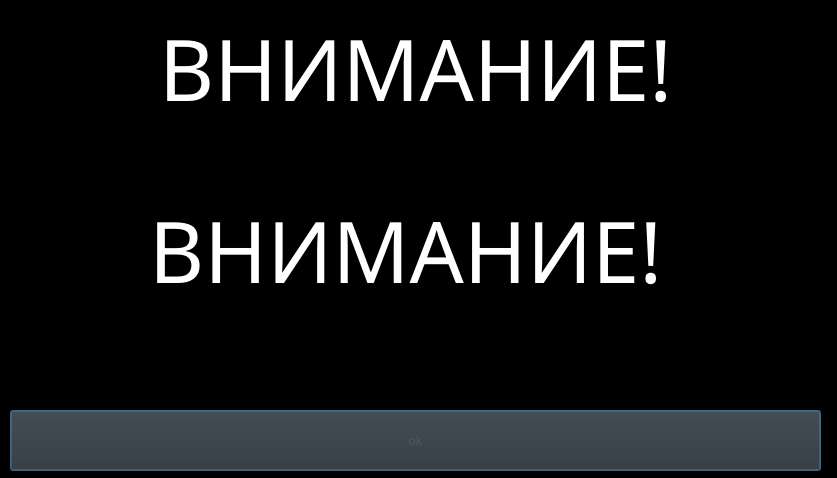
<?xml version="1.0" encoding="UTF-8"?>
<ui version="4.0">
 <class>AlarmDialog</class>
 <widget class="QDialog" name="AlarmDialog">
  <property name="geometry">
   <rect>
    <x>0</x>
    <y>0</y>
    <width>837</width>
    <height>478</height>
   </rect>
  </property>
  <property name="palette">
   <palette>
    <active>
     <colorrole role="Base">
      <brush brushstyle="SolidPattern">
       <color alpha="255">
        <red>249</red>
        <green>249</green>
        <blue>249</blue>
       </color>
      </brush>
     </colorrole>
     <colorrole role="Window">
      <brush brushstyle="SolidPattern">
       <color alpha="255">
        <red>0</red>
        <green>0</green>
        <blue>0</blue>
       </color>
      </brush>
     </colorrole>
    </active>
    <inactive>
     <colorrole role="Base">
      <brush brushstyle="SolidPattern">
       <color alpha="255">
        <red>249</red>
        <green>249</green>
        <blue>249</blue>
       </color>
      </brush>
     </colorrole>
     <colorrole role="Window">
      <brush brushstyle="SolidPattern">
       <color alpha="255">
        <red>0</red>
        <green>0</green>
        <blue>0</blue>
       </color>
      </brush>
     </colorrole>
    </inactive>
    <disabled>
     <colorrole role="Base">
      <brush brushstyle="SolidPattern">
       <color alpha="255">
        <red>0</red>
        <green>0</green>
        <blue>0</blue>
       </color>
      </brush>
     </colorrole>
     <colorrole role="Window">
      <brush brushstyle="SolidPattern">
       <color alpha="255">
        <red>0</red>
        <green>0</green>
        <blue>0</blue>
       </color>
      </brush>
     </colorrole>
    </disabled>
   </palette>
  </property>
  <property name="font">
   <font>
    <family>Furore</family>
   </font>
  </property>
  <property name="windowTitle">
   <string>Dialog</string>
  </property>
  <property name="modal">
   <bool>true</bool>
  </property>
  <widget class="QLabel" name="label">
   <property name="geometry">
    <rect>
     <x>10</x>
     <y>10</y>
     <width>811</width>
     <height>101</height>
    </rect>
   </property>
   <property name="font">
    <font>
     <family>Furore</family>
     <pointsize>64</pointsize>
    </font>
   </property>
   <property name="layoutDirection">
    <enum>Qt::LeftToRight</enum>
   </property>
   <property name="text">
    <string>&lt;html&gt;&lt;head/&gt;&lt;body&gt;&lt;p&gt;&lt;span style=&quot; color:#ffffff;&quot;&gt;ВНИМАНИЕ!&lt;/span&gt;&lt;/p&gt;&lt;/body&gt;&lt;/html&gt;</string>
   </property>
   <property name="alignment">
    <set>Qt::AlignCenter</set>
   </property>
  </widget>
  <widget class="QLabel" name="label_2">
   <property name="geometry">
    <rect>
     <x>0</x>
     <y>110</y>
     <width>811</width>
     <height>281</height>
    </rect>
   </property>
   <property name="font">
    <font>
     <family>Furore</family>
     <pointsize>64</pointsize>
    </font>
   </property>
   <property name="layoutDirection">
    <enum>Qt::LeftToRight</enum>
   </property>
   <property name="text">
    <string>&lt;html&gt;&lt;head/&gt;&lt;body&gt;&lt;p&gt;&lt;span style=&quot; color:#ffffff;&quot;&gt;ВНИМАНИЕ!&lt;/span&gt;&lt;/p&gt;&lt;/body&gt;&lt;/html&gt;</string>
   </property>
   <property name="alignment">
    <set>Qt::AlignCenter</set>
   </property>
   <property name="wordWrap">
    <bool>true</bool>
   </property>
  </widget>
  <widget class="QPushButton" name="pushButton">
   <property name="geometry">
    <rect>
     <x>10</x>
     <y>410</y>
     <width>811</width>
     <height>61</height>
    </rect>
   </property>
   <property name="palette">
    <palette>
     <active>
      <colorrole role="WindowText">
       <brush brushstyle="SolidPattern">
        <color alpha="255">
         <red>255</red>
         <green>255</green>
         <blue>255</blue>
        </color>
       </brush>
      </colorrole>
      <colorrole role="Button">
       <brush brushstyle="SolidPattern">
        <color alpha="255">
         <red>47</red>
         <green>47</green>
         <blue>47</blue>
        </color>
       </brush>
      </colorrole>
      <colorrole role="Light">
       <brush brushstyle="SolidPattern">
        <color alpha="255">
         <red>74</red>
         <green>74</green>
         <blue>74</blue>
        </color>
       </brush>
      </colorrole>
      <colorrole role="Midlight">
       <brush brushstyle="SolidPattern">
        <color alpha="255">
         <red>52</red>
         <green>52</green>
         <blue>52</blue>
        </color>
       </brush>
      </colorrole>
      <colorrole role="Dark">
       <brush brushstyle="SolidPattern">
        <color alpha="255">
         <red>61</red>
         <green>61</green>
         <blue>61</blue>
        </color>
       </brush>
      </colorrole>
      <colorrole role="Text">
       <brush brushstyle="SolidPattern">
        <color alpha="255">
         <red>255</red>
         <green>255</green>
         <blue>255</blue>
        </color>
       </brush>
      </colorrole>
      <colorrole role="ButtonText">
       <brush brushstyle="SolidPattern">
        <color alpha="255">
         <red>85</red>
         <green>85</green>
         <blue>85</blue>
        </color>
       </brush>
      </colorrole>
      <colorrole role="Shadow">
       <brush brushstyle="SolidPattern">
        <color alpha="255">
         <red>39</red>
         <green>39</green>
         <blue>39</blue>
        </color>
       </brush>
      </colorrole>
      <colorrole role="AlternateBase">
       <brush brushstyle="SolidPattern">
        <color alpha="255">
         <red>47</red>
         <green>47</green>
         <blue>47</blue>
        </color>
       </brush>
      </colorrole>
      <colorrole role="ToolTipText">
       <brush brushstyle="SolidPattern">
        <color alpha="255">
         <red>57</red>
         <green>57</green>
         <blue>57</blue>
        </color>
       </brush>
      </colorrole>
     </active>
     <inactive>
      <colorrole role="WindowText">
       <brush brushstyle="SolidPattern">
        <color alpha="255">
         <red>255</red>
         <green>255</green>
         <blue>255</blue>
        </color>
       </brush>
      </colorrole>
      <colorrole role="Button">
       <brush brushstyle="SolidPattern">
        <color alpha="255">
         <red>47</red>
         <green>47</green>
         <blue>47</blue>
        </color>
       </brush>
      </colorrole>
      <colorrole role="Light">
       <brush brushstyle="SolidPattern">
        <color alpha="255">
         <red>74</red>
         <green>74</green>
         <blue>74</blue>
        </color>
       </brush>
      </colorrole>
      <colorrole role="Midlight">
       <brush brushstyle="SolidPattern">
        <color alpha="255">
         <red>52</red>
         <green>52</green>
         <blue>52</blue>
        </color>
       </brush>
      </colorrole>
      <colorrole role="Dark">
       <brush brushstyle="SolidPattern">
        <color alpha="255">
         <red>61</red>
         <green>61</green>
         <blue>61</blue>
        </color>
       </brush>
      </colorrole>
      <colorrole role="Text">
       <brush brushstyle="SolidPattern">
        <color alpha="255">
         <red>255</red>
         <green>255</green>
         <blue>255</blue>
        </color>
       </brush>
      </colorrole>
      <colorrole role="ButtonText">
       <brush brushstyle="SolidPattern">
        <color alpha="255">
         <red>85</red>
         <green>85</green>
         <blue>85</blue>
        </color>
       </brush>
      </colorrole>
      <colorrole role="Shadow">
       <brush brushstyle="SolidPattern">
        <color alpha="255">
         <red>39</red>
         <green>39</green>
         <blue>39</blue>
        </color>
       </brush>
      </colorrole>
      <colorrole role="AlternateBase">
       <brush brushstyle="SolidPattern">
        <color alpha="255">
         <red>47</red>
         <green>47</green>
         <blue>47</blue>
        </color>
       </brush>
      </colorrole>
      <colorrole role="ToolTipText">
       <brush brushstyle="SolidPattern">
        <color alpha="255">
         <red>57</red>
         <green>57</green>
         <blue>57</blue>
        </color>
       </brush>
      </colorrole>
     </inactive>
     <disabled>
      <colorrole role="WindowText">
       <brush brushstyle="SolidPattern">
        <color alpha="255">
         <red>61</red>
         <green>61</green>
         <blue>61</blue>
        </color>
       </brush>
      </colorrole>
      <colorrole role="Button">
       <brush brushstyle="SolidPattern">
        <color alpha="255">
         <red>47</red>
         <green>47</green>
         <blue>47</blue>
        </color>
       </brush>
      </colorrole>
      <colorrole role="Light">
       <brush brushstyle="SolidPattern">
        <color alpha="255">
         <red>74</red>
         <green>74</green>
         <blue>74</blue>
        </color>
       </brush>
      </colorrole>
      <colorrole role="Midlight">
       <brush brushstyle="SolidPattern">
        <color alpha="255">
         <red>52</red>
         <green>52</green>
         <blue>52</blue>
        </color>
       </brush>
      </colorrole>
      <colorrole role="Dark">
       <brush brushstyle="SolidPattern">
        <color alpha="255">
         <red>61</red>
         <green>61</green>
         <blue>61</blue>
        </color>
       </brush>
      </colorrole>
      <colorrole role="Text">
       <brush brushstyle="SolidPattern">
        <color alpha="255">
         <red>61</red>
         <green>61</green>
         <blue>61</blue>
        </color>
       </brush>
      </colorrole>
      <colorrole role="ButtonText">
       <brush brushstyle="SolidPattern">
        <color alpha="255">
         <red>61</red>
         <green>61</green>
         <blue>61</blue>
        </color>
       </brush>
      </colorrole>
      <colorrole role="Shadow">
       <brush brushstyle="SolidPattern">
        <color alpha="255">
         <red>39</red>
         <green>39</green>
         <blue>39</blue>
        </color>
       </brush>
      </colorrole>
      <colorrole role="AlternateBase">
       <brush brushstyle="SolidPattern">
        <color alpha="255">
         <red>47</red>
         <green>47</green>
         <blue>47</blue>
        </color>
       </brush>
      </colorrole>
      <colorrole role="ToolTipText">
       <brush brushstyle="SolidPattern">
        <color alpha="255">
         <red>57</red>
         <green>57</green>
         <blue>57</blue>
        </color>
       </brush>
      </colorrole>
     </disabled>
    </palette>
   </property>
   <property name="text">
    <string>ok</string>
   </property>
  </widget>
 </widget>
 <resources/>
 <connections/>
</ui>
